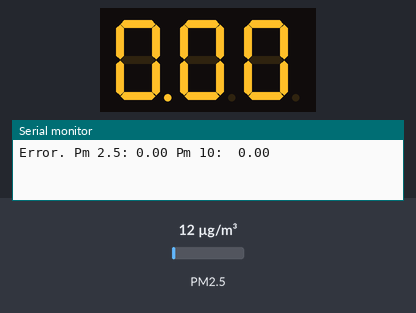
Recording of a sketch running on a simulated Arduino Uno, built with avr-gcc and run on an emulated ATmega328P. Shown: 3-digit seven-segment display, the last lines printed to the serial monitor. The test bench sets the inputs (shaded band); at power-on: PM2.5 12 µg/m³.

Above: at 1.1 s.
At 6.8 s:
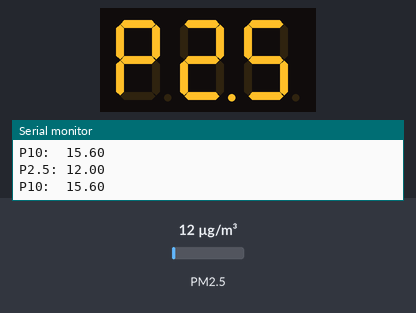
6.9 s: PM2.5 set to 6 µg/m³
At 11.4 s:
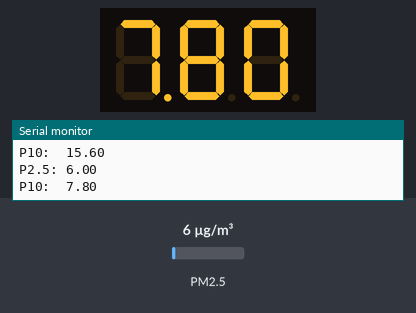
13.5 s: PM2.5 set to 75 µg/m³
At 17.3 s:
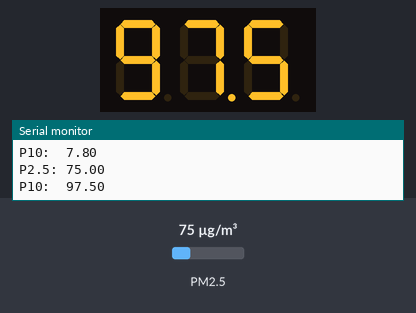
19.5 s: PM2.5 set to 150 µg/m³
At 23.2 s:
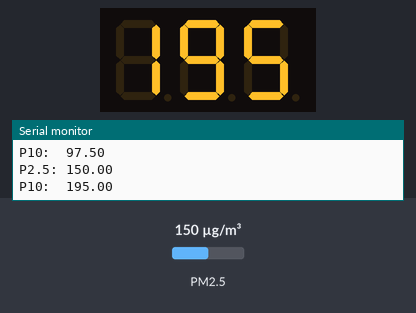
Timing chart, 0 to 24.7 s (numbered marks = the images above; inputs shaded):
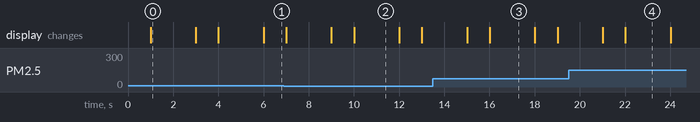

Measured:
- what the display in image 0 shows lasts 2.0 s, from 1.0 s to 3.0 s

The sketch:

SDS011Display.ino
```cpp
#include <SevenSeg.h>
#include <SDS011.h>

enum showMode
{
  pm25,
  pm10,
  humidity,
  errorCode
};

showMode displayNow = showMode::pm25;

// seven segment display

SevenSeg disp(5, 9, A2, A4, A5, 6, A1);
const int numOfDigits=3;
int digitPins[numOfDigits]={4, 7, 8};
int errors = 0;

// SDS011
const int TxdPin = 3;
const int RxdPin = 2;
float p10, p25;
int error;

SDS011 my_sds;

void setup()
{

  // seven segment display setup

  disp.setDigitPins(numOfDigits,digitPins);
  disp.setTimer(2);
  disp.startTimer();
  disp.setDPPin(A3);

  // SDS011 setup

  my_sds.begin(TxdPin, RxdPin);
  Serial.begin(9600);
}

void loop()
{
  error = my_sds.read(&p25,&p10);
  if (error)
  {
    if (errors < 10)
      ++errors;
    else
      displayNow = showMode::errorCode;
    Serial.println("Error. Pm 2.5: " + String(p25) + " Pm 10:  "+ String(p10));
  }
  else
  {
    errors = 0;
    Serial.println("P2.5: " + String(p25));
    Serial.println("P10:  " + String(p10));
  }
  if (p25 >= 999)
  {
    p25 = 999;
  }
  if (p10 >= 999)
  {
    p10 = 999;
  }
  switch(displayNow)
  {
    case showMode::pm25:
      disp.write("p2.5");
      delay(1000);
      disp.write(p25);
      displayNow = showMode::pm10;
    break;
    case showMode::pm10:
      disp.write("p10");
      delay(1000);
      disp.write(p10);
      displayNow = showMode::pm25;
    break;
    case showMode::errorCode:
      disp.write(String("ERR"));
      displayNow = showMode::pm25;
    break;
  }
  delay(2000);
}

ISR(TIMER2_COMPA_vect)
{
  disp.interruptAction();
}
```
